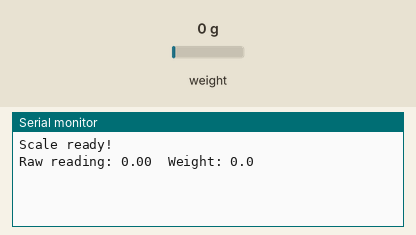
This sketch was run on a simulated Arduino Uno, built with avr-gcc and run on an emulated ATmega328P. On the bench: the last lines printed to the serial monitor. The test bench sets the inputs (shaded band); at power-on: weight on the scale 0 g.

Above: at 2.2 s.
2.3 s: weight on the scale set to 100 g
At 3.0 s:
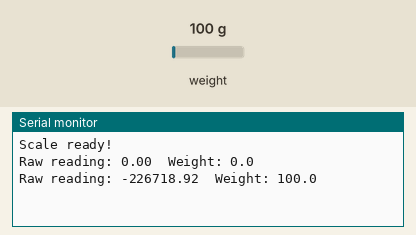
3.8 s: weight on the scale set to 1250 g
At 4.6 s:
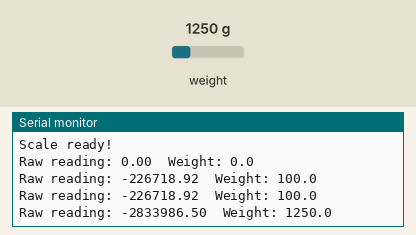
Timing chart, 0 to 6.8 s (numbered marks = the images above; inputs shaded):
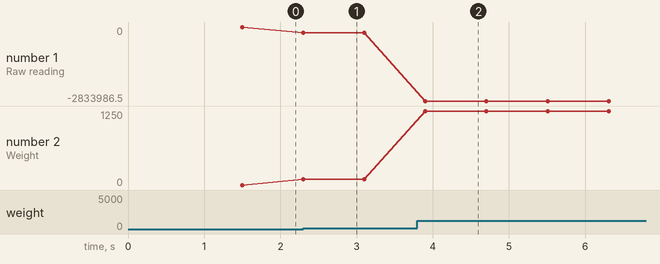

The sketch:

Ardunio_Loadcell.ino
```cpp
#include "HX711.h"

const int DOUT_PIN = 2;
const int SCK_PIN = 3;

HX711 scale;
float calibration_factor = -2267.1892;  // Your calibration value

void setup() {
  Serial.begin(57600);
  scale.begin(DOUT_PIN, SCK_PIN);
  scale.set_scale(calibration_factor);
  scale.tare();  // Reset to zero
  Serial.println("Scale ready!");
}

void loop() {
  if (scale.is_ready()) {
    float weight = scale.get_units(5);
    Serial.print("Raw reading: ");
    Serial.print(scale.get_value());  // Add this to see raw value
    Serial.print("\tWeight: ");
    Serial.println(weight, 1);
  }
  delay(200);
}
```

Measured:
- after the input at 2.3 s, the serial monitor: prints a new line at once (image 1)
- after the input at 3.8 s, the serial monitor: prints a new line after 0.10 s (image 2)
- plotted number 1: 0 → -226718.92 after the input at 2.3 s, -226718.92 → -2833986.5 after the input at 3.8 s
- plotted number 2: 0 → 100 after the input at 2.3 s, 100 → 1250 after the input at 3.8 s
